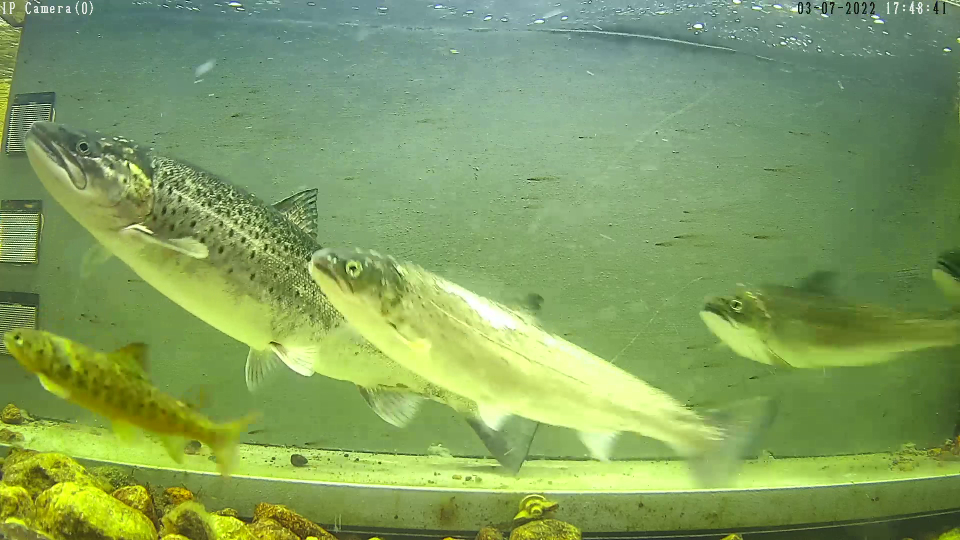
#> input picture fish0.png, 1920 x 1080 px (shown at 1/2 size); its folder holds 3 pictures in this run
$ python fish_colorspaces.py
#> lines starting #> are read from the running program, lines starting #| are printed output that depends on the picture

from matplotlib import pyplot as plt
import numpy as np
import cv2

amount = 3

rgbImage = []
ycbcrImage = []
customHsvImage = []

for x in range(amount):

    # Read the RGB image
    rgbImage.append(cv2.imread(f'fish{x}.png')[:, :, :3])


    # Apply the conversion matrix and reshape the result back to the image dimensions
    ycbcrImage.append(cv2.cvtColor(rgbImage[x], cv2.COLOR_BGR2YCrCb))


    # Convert RGB to HSV using the function
    # Separate the H, S, and V channels
    image = cv2.cvtColor(rgbImage[x], cv2.COLOR_BGR2HSV)
#> image: shape (1080, 1920, 3); mean H, S, V 49.9, 110.5, 159.1
    customHsvImage.append(np.reshape(image, rgbImage[x].shape))

row = amount
col = 4

# Display:
plt.figure()

for x in range(amount):

    # The converted HSV and YCbCr images

    # The original RGB image
    plt.subplot(row, col, x * col + 1), plt.imshow(rgbImage[x]), plt.title('Original RGB Image' if x == 0 else '')
    plt.subplot(row, col, x * col + 2), plt.imshow(customHsvImage[x]), plt.title('Original RGB Image' if x == 0 else '')
    plt.subplot(row, col, x * col + 3), plt.imshow(ycbcrImage[x][:, :, 1]), plt.title('Original RGB Image' if x == 0 else '')
    plt.subplot(row, col, x * col + 4), plt.imshow(ycbcrImage[x][:, :, 2]), plt.title('Original RGB Image' if x == 0 else '')


plt.show()
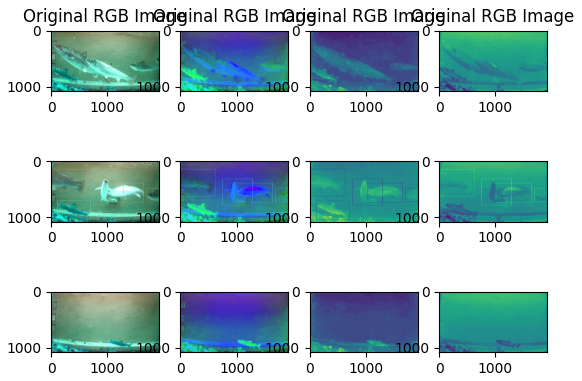
#> figure drawn by matplotlib, 12 panels; B, G, R data is drawn as R, G, B
